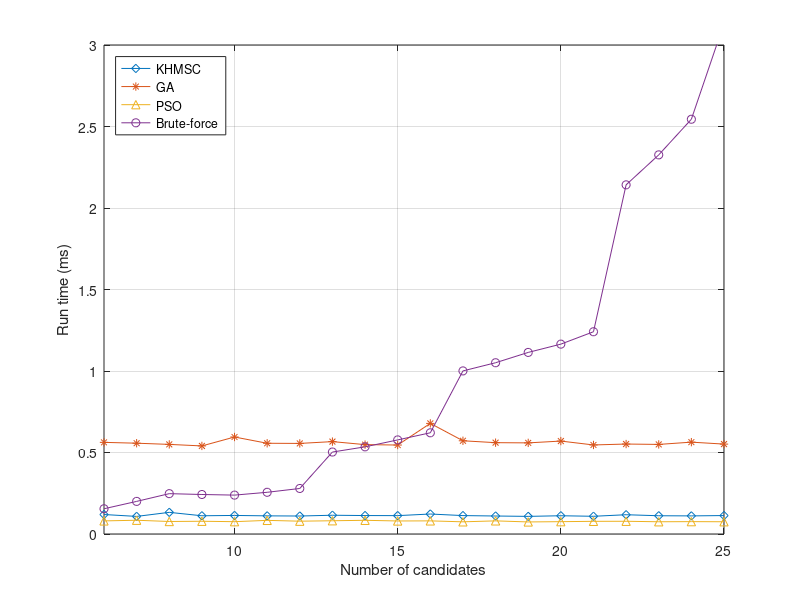

MATLAB code to generate this figure:
BF = load('Candidates-BruteForce-time.mat', 'time');
KH = load('Candidates-KH-time.mat');
PSO = load('Candidates-PSO-time.mat');
GA = load('Candidates-GA-time.mat');

figure();
x = [6:25];

% semilogy(x, 1000.*KH.time, '-d', x, 1000.*GA.time, '-*', x, 1000.*PSO.time, '-^', x, 1000.*BF.time, '-o');
plot(x, KH.time, '-d', x, GA.time, '-*', x, PSO.time, '-^', x, BF.time, '-o');
ylim([0 3]);
xlim([6 25]);
grid on;
xlabel('Number of candidates');
ylabel('Run time (ms)');
legend('KHMSC', 'GA','PSO', 'Brute-force', 'Location','NorthWest');
